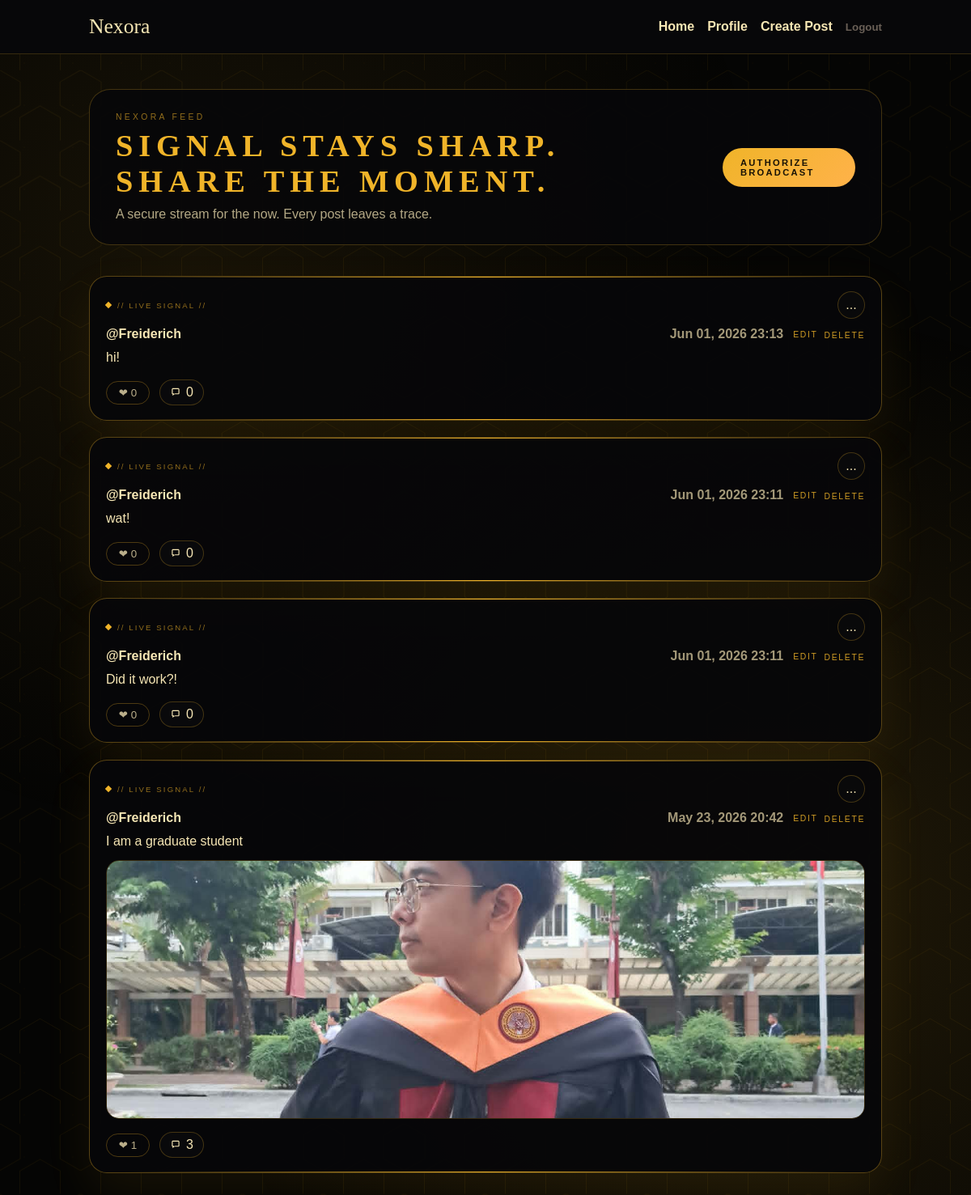
The app's page / (signed in), older data.
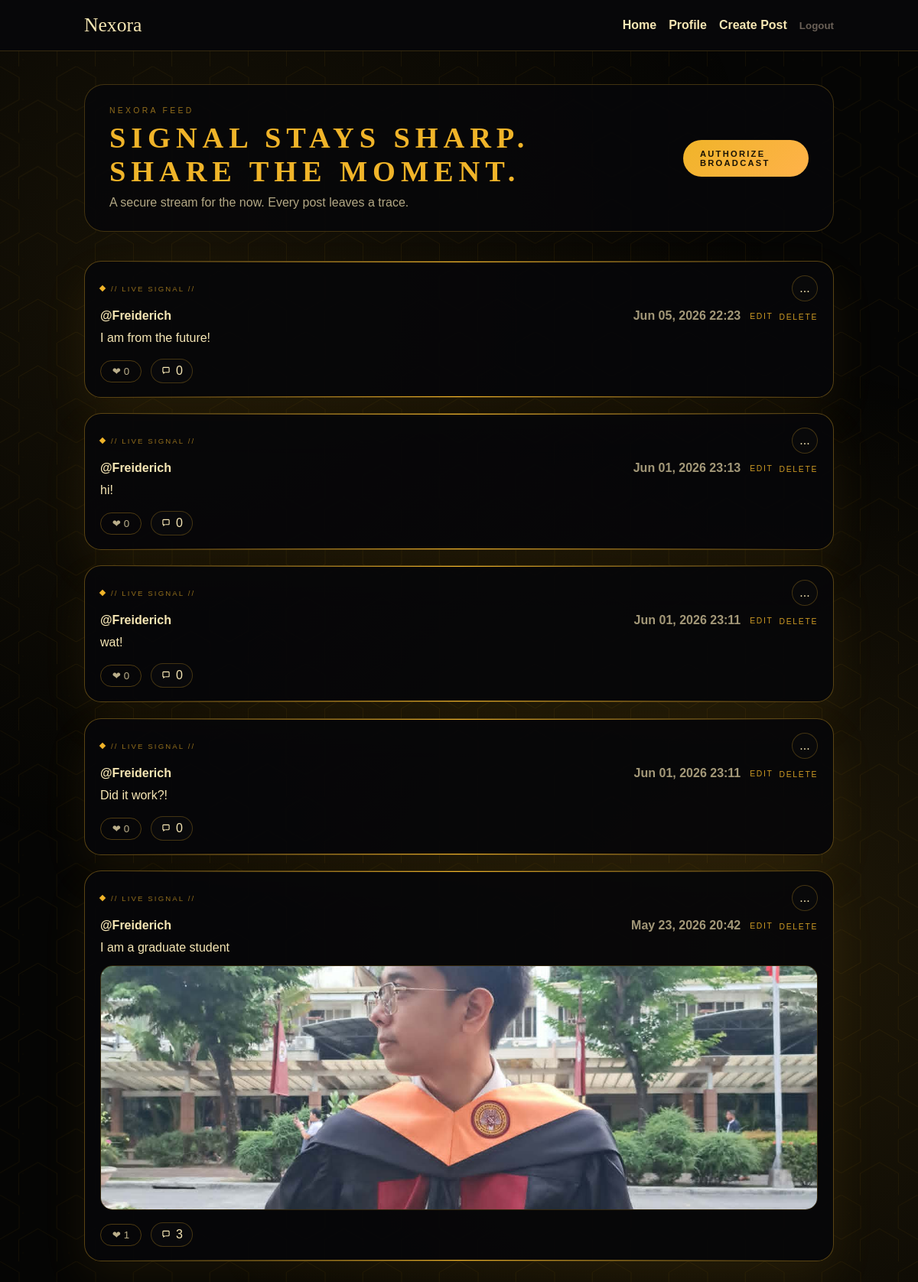
The same page, newer data.
### posts/models.py (models this page shows, shortened)
class Post(models.Model):
    VISIBILITY_PUBLIC = "public"
    VISIBILITY_UNLISTED = "unlisted"
    VISIBILITY_PRIVATE = "private"
    VISIBILITY_CHOICES = [
        (VISIBILITY_PUBLIC, "Public"),
        (VISIBILITY_UNLISTED, "Unlisted"),
        (VISIBILITY_PRIVATE, "Private"),
    ]
    author = models.ForeignKey(
        settings.AUTH_USER_MODEL, on_delete=models.CASCADE, related_name="posts"
    )
    content = models.TextField()
    image = models.ImageField(upload_to="posts/", blank=True, null=True)
    visibility = models.CharField(
        max_length=16, choices=VISIBILITY_CHOICES, default=VISIBILITY_PUBLIC
    )
    created_at = models.DateTimeField(auto_now_add=True)
    updated_at = models.DateTimeField(auto_now=True)
    class Meta:
        ordering = ["-created_at"]

### posts/views.py (the view)
# urls.py: 2. Add a URL to urlpatterns:  path('', views.home, name='home')
def home(request):
    if not request.user.is_authenticated:
        return render(request, "posts/landing.html")
    comment_qs = Comment.objects.select_related("author", "author__profile")
    posts = (
        Post.objects.select_related("author", "author__profile")
        .prefetch_related(Prefetch("comments", queryset=comment_qs), "likes")
        .exclude(visibility=Post.VISIBILITY_PRIVATE)
        .order_by("-created_at")
        .annotate(
            likes_count=Count("likes"),
            reactions_count=Count("reactions"),
            reaction_love_count=Count("reactions", filter=Q(reactions__kind="love")),
            reaction_laugh_count=Count("reactions", filter=Q(reactions__kind="laugh")),
            reaction_wow_count=Count("reactions", filter=Q(reactions__kind="wow")),
            reaction_sad_count=Count("reactions", filter=Q(reactions__kind="sad")),
            reaction_fire_count=Count("reactions", filter=Q(reactions__kind="fire")),
        )
    )
    return render(request, "posts/home.html", {"posts": posts})

### templates/posts/home.html (shortened to what this page needs)
{% extends "base.html" %}
{% load static %}
{% block extra_css %}
  <link rel="stylesheet" href="{% static 'css/register.css' %}" />
  <link rel="stylesheet" href="{% static 'css/home.css' %}" />
{% endblock %}
{% block body_class %}home-body{% endblock %}
{% block main_class %}home-terminal{% endblock %}
{% block content %}
  <div class="terminal-hex">
  </div>
  <section class="home-hero">
    <div>
      <p class="home-eyebrow">Nexora Feed</p>
      <h1 class="home-title">Signal stays sharp. Share the moment.</h1>
      <p class="home-subtitle">A secure stream for the now. Every post leaves a trace.</p>
    </div>
    {% if user.is_authenticated %}
      <a class="primary" href="{% url 'post_create' %}">Authorize Broadcast</a>
    {% else %}
      <a class="primary" href="{% url 'register' %}">Request Access</a>
    {% endif %}
  </section>
  <section class="feed home-feed">
    {% for post in posts %}
      {% with post_visibility=post.get_visibility_display %}
        <article class="card terminal-card home-card">
          <div class="home-card-top">
            <div class="home-card-label">// Live Signal //</div>
            <div class="post-menu-wrap">
              <button class="post-menu-toggle" type="button" aria-label="Post options" aria-expanded="false">...</button>
          </div>
        </div>
          <div class="card-header">
            <a href="{% url 'profile' username=post.author.username %}">@{{ post.author.username }}</a>
            <div class="post-meta-actions">
              <span class="muted" data-post-created>{{ post.created_at|date:"M d, Y H:i" }}</span>
              {% if user == post.author %}
                <div class="post-owner-actions">
                  <button
                    type="button"
                    class="link-button"
                    data-post-edit
                    data-post-edit-url="{% url 'post_update' post_id=post.id %}"
                  >
                    Edit
                  </button>
                  <form method="post" action="{% url 'post_delete' post_id=post.id %}">
                    <button type="submit" class="link-button">Delete</button>
                  </form>
                </div>
              {% endif %}
            </div>
          </div>
          <a class="post-link" href="{% url 'post_detail' post_id=post.id %}">
            <p data-post-content>{{ post.content }}</p>
          {% if post.image %}
            <img class="post-image" src="{{ post.image.url }}" alt="Post image" />
          {% endif %}
          </a>
          <div class="post-actions">
            <form method="post" action="{% url 'toggle_like' post_id=post.id %}">
              <button type="submit" class="ghost reaction-main" data-like-count>❤ {{ post.likes_count }}</button>
            </form>
            <a
              class="comment-action"
              href="#comment-form-{{ post.id }}"
              aria-label="Comments"
              data-comment-toggle
              data-comment-target="comment-form-{{ post.id }}"
            >
              <svg viewBox="0 0 24 24" aria-hidden="true" focusable="false">
                <path d="M4 5.5C4 4.12 5.12 3 6.5 3h11C18.88 3 20 4.12 20 5.5v8c0 1.38-1.12 2.5-2.5 2.5H10l-4.5 3v-3.5C4.62 15.5 4 14.88 4 14V5.5Zm2 0V14h3v1.3L11.1 14H17.5c.28 0 .5-.22.5-.5v-8c0-.28-.22-.5-.5-.5h-11c-.28 0-.5.22-.5.5Z" fill="currentColor"/>
              </svg>
              {{ post.comments.count }}
            </a>
          </div>
        </article>
      {% endwith %}
    {% empty %}
      <p class="muted">No posts yet. Be the first to share something.</p>
    {% endfor %}
  </section>
{% endblock %}

Row changes from the older to the newer data that the page shows:
added Post: author.username "Freiderich", created_at "Jun 05, 2026 22:23", shows "EDIT", content "I am from the future!", likes_count "0", comments.count "0"
